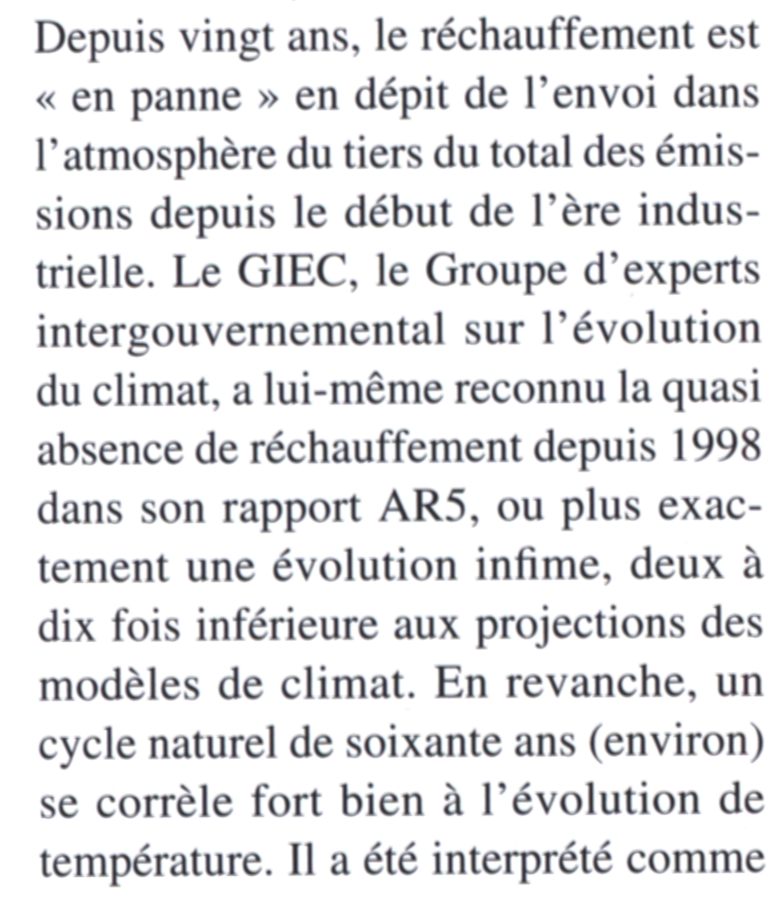
#> input picture Learning/068_Deskew/blocB.png, 777 x 908 px, shrunk from 1373 x 1606 before the run
$ python rotate_and_normalize1.py
#> lines starting #> are read from the running program, lines starting #| are printed output that depends on the picture; long printed decimals are rounded
# rotate_and_normalize1.py
# confirm that rotation creates gray
# 2020-02-25    PV


import matplotlib.pyplot as plt
import numpy as np
import os
import scipy
import skimage, skimage.io, skimage.transform
# [4 lines of commented-out code are left out]

filename = r'blocB.png'
image = skimage.io.imread(filename, as_gray=True)
#> image: shape (908, 777) float64; min 0.169, max 1, mean 0.9
s0 = np.mean(image)
#> s0 = 0.9


# [8 lines of commented-out code are left out]

def moving_average(a, n=3):
    ret = np.cumsum(a, dtype=float)
    ret[n:] = ret[n:] - ret[:-n]
    return ret[n - 1:] / n


x = []
y = []
yc = []
yd = []
ar = -1
iar = 0
while ar<1:
    imager = skimage.transform.rotate(image, ar, resize=True, mode='edge', order=3)
    (height, width) = imager.shape
    # deltarows = 4

    # delta = np.abs(imager[deltarows:]-imager[:-deltarows])
    # s = np.sum(delta)

    s = np.mean(imager)

    def gammafix(g):
        corrected = skimage.exposure.adjust_gamma(imager, g)
        return np.mean(corrected)-s0

    sol = scipy.optimize.root_scalar(gammafix, bracket=[0.8, 1.2])
    imagerc = skimage.exposure.adjust_gamma(imager, sol.root)
    sc = np.mean(imagerc)
    print(ar, sol.root, s, sc)


    deltarows = 4
    delta = np.abs(imagerc[deltarows:]-imagerc[:-deltarows])
    sd = np.sum(delta)

    x.append(ar)
    y.append(s)
    yc.append(sc)
    yd.append(sd)
    # [6 lines of commented-out code are left out]

    iar += 1
    ar += 0.05
#> this loop made 40 passes
#> (s, sd) on passes 1 to 12: (0.904, 54711.6), (0.904, 54612.6), (0.903, 54515.3), (0.903, 54394.2), (0.903, 54395.7), (0.903, 54269.4), (0.903, 54174.5), (0.903, 54106.1), (0.902, 53997), (0.902, 53952.9), (0.902, 53898.4), (0.902, 53785.3)
#| -1 1.053 0.9037 0.9003
#| -0.95 1.051 0.9035 0.9003
#| -0.9 1.047 0.9033 0.9003
#| -0.85 1.043 0.9031 0.9003
#| -0.8 1.043 0.9031 0.9003
#| -0.75 1.040 0.9029 0.9003
#| -0.7 1.036 0.9026 0.9003
#| -0.65 1.034 0.9025 0.9003
#> (further printed lines are left out)
#> pass 1, `imager = skimage.transform.rotate(image, ar, resize=True, mode='edge',..`:
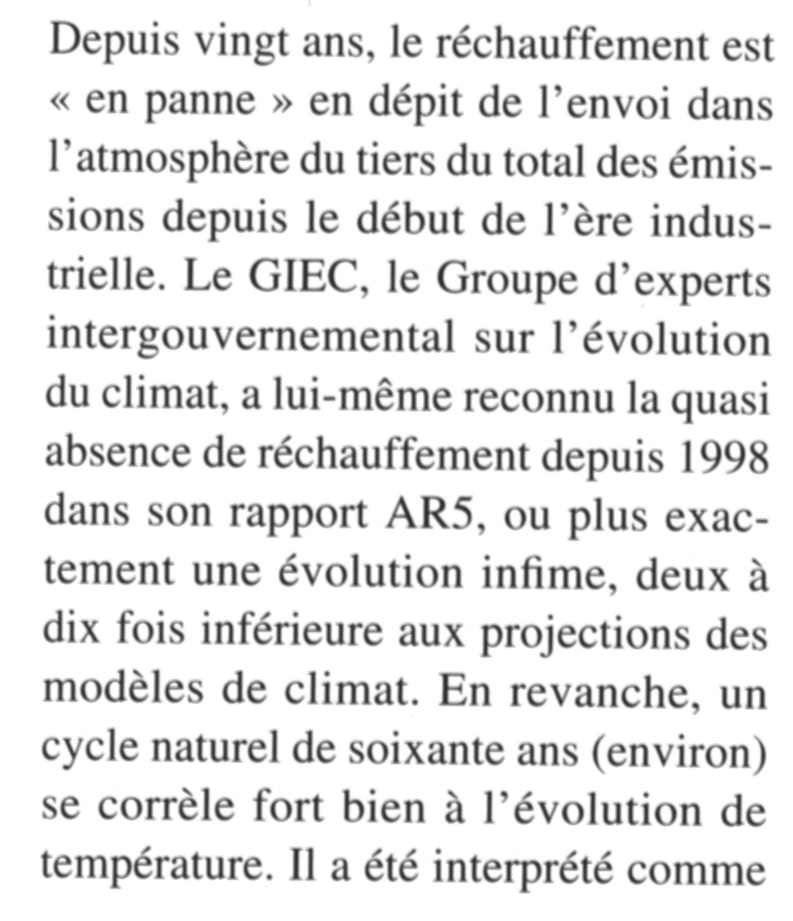
#> imager: shape (921, 793) float64; min 0.169, max 1, mean 0.904
#> after the loop:
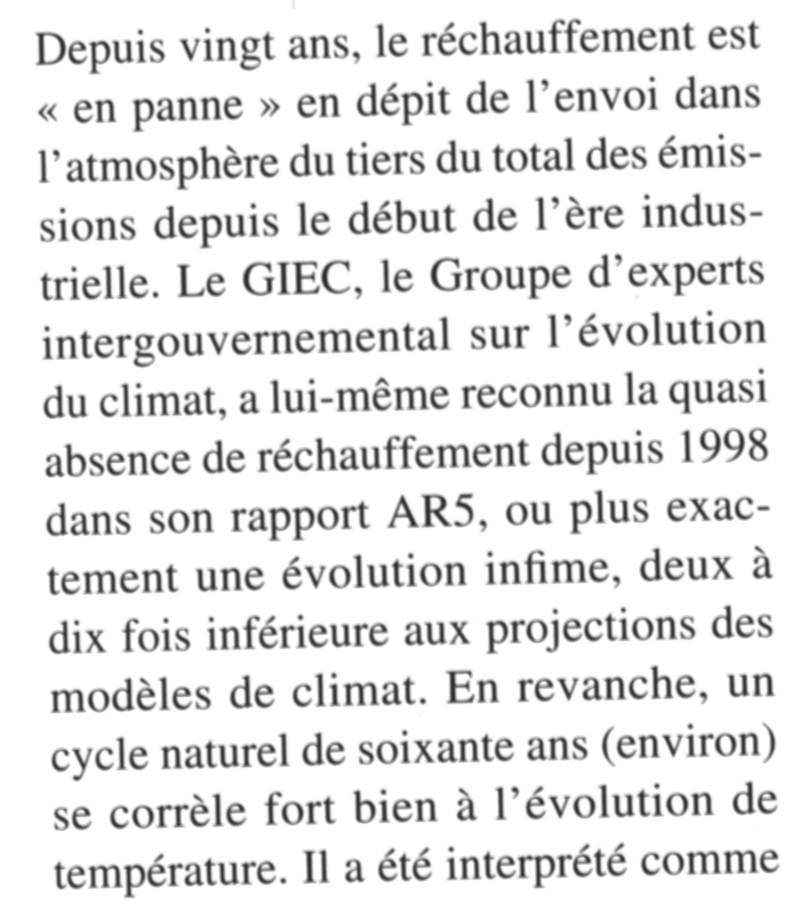
#> imager: shape (921, 792) float64; min 0.169, max 1, mean 0.904
#> after the loop, ar = 1; iar = 40; x = 40 values from -1 to 0.95; y = 40 values, max 0.904 at index 0, min 0.9 at index 20, mean 0.902; yc = 40 values, max 0.9 at index 16, min 0.9 at index 8, mean 0.9; yd = 40 values, max 55300.8 at index 39, min 53222.3 at index 19, mean 54066.8

# [7 lines of commented-out code are left out]
plt.plot(x, yd)
plt.show()
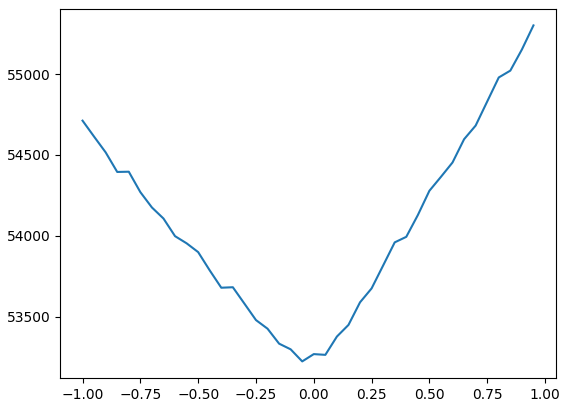
#> figure drawn by matplotlib, 1 panel; curve peaks at x = 0.95, y = 55300.8

$ run again, with Learning/068_Deskew/blocA.png copied over Learning/068_Deskew/blocB.png
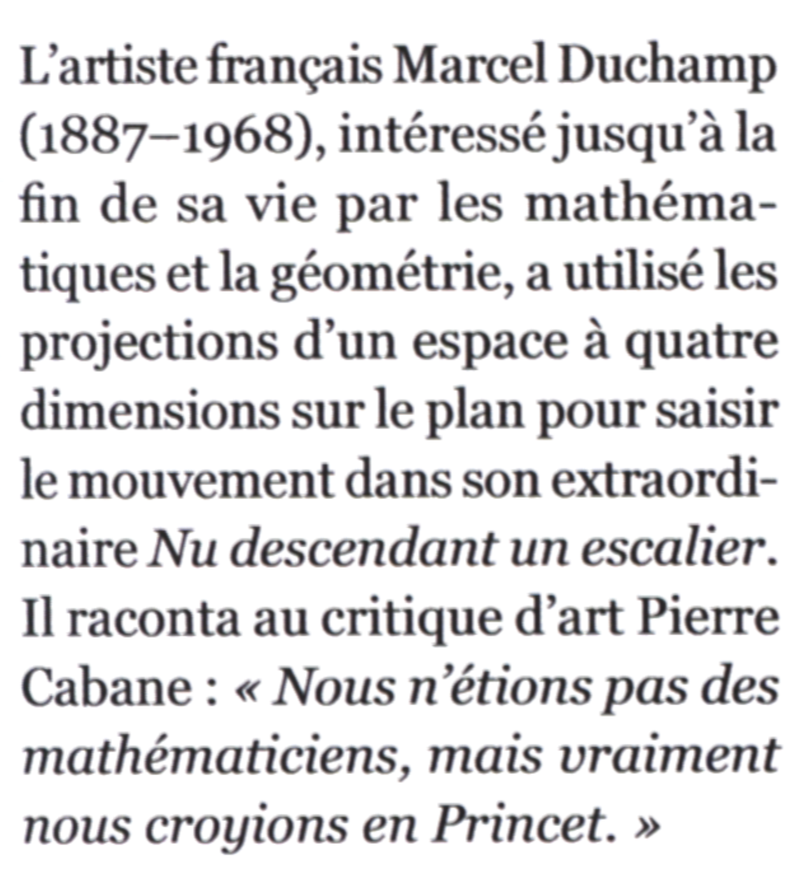
#> input picture Learning/068_Deskew/blocA.png, 804 x 877 px, shrunk from 1264 x 1379 before the run
#> s0 = 0.879
#> the loop `while ar<1:` made 40 passes
#> (s, sd) on passes 1 to 8: (0.883, 59847.2), (0.883, 59715.8), (0.883, 59700.7), (0.882, 59577.6), (0.882, 59432.8), (0.882, 59313.3), (0.882, 59305.2), (0.881, 59174.3)
#> (printed output is left out)
#> after the loop `while ar<1:`:
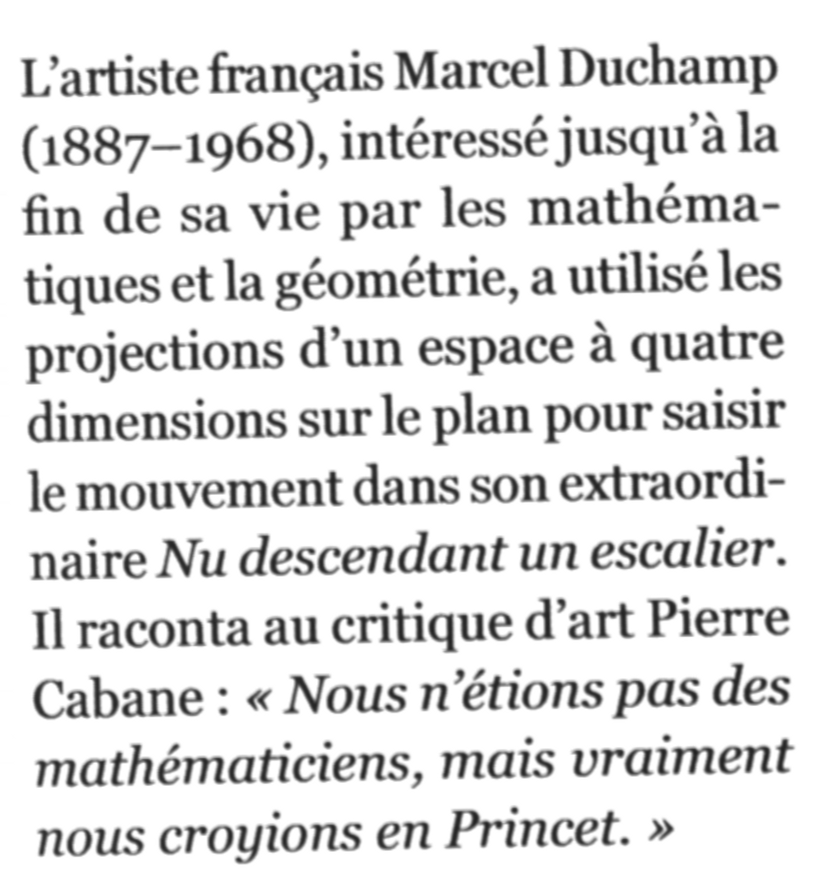
#> imager: shape (890, 818) float64; min 0.135, max 1, mean 0.883
#> after the loop `while ar<1:`: ar = 1; iar = 40; x = 40 values from -1 to 0.95; y = 40 values, max 0.883 at index 0, min 0.879 at index 20, mean 0.881; yc = 40 values, max 0.879 at index 34, min 0.879 at index 15, mean 0.879; yd = 40 values, max 59847.2 at index 0, min 58036.7 at index 20, mean 58897.7
#> `plt.show()`:
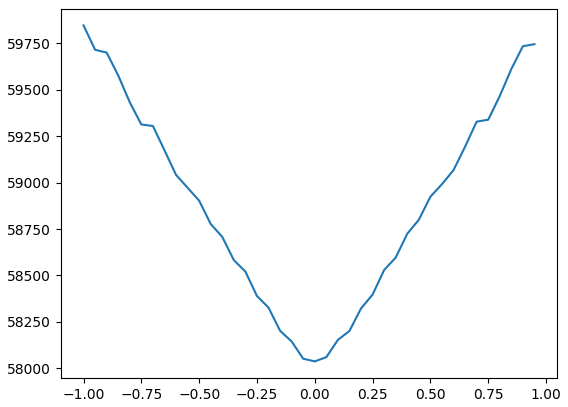
#> figure drawn by matplotlib, 1 panel; curve peaks at x = -1, y = 59847.2
